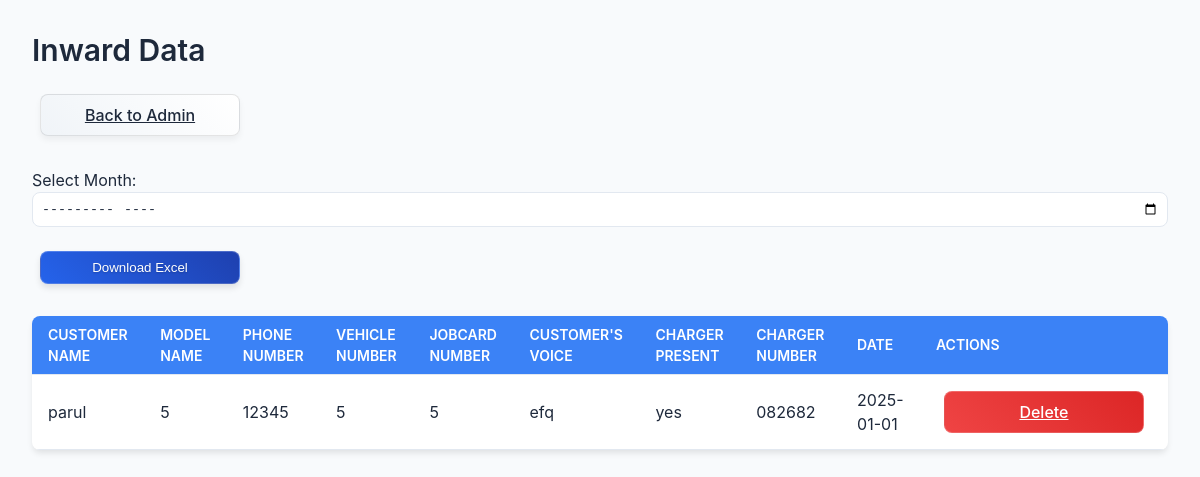
The app's page /inward_admin, older data.
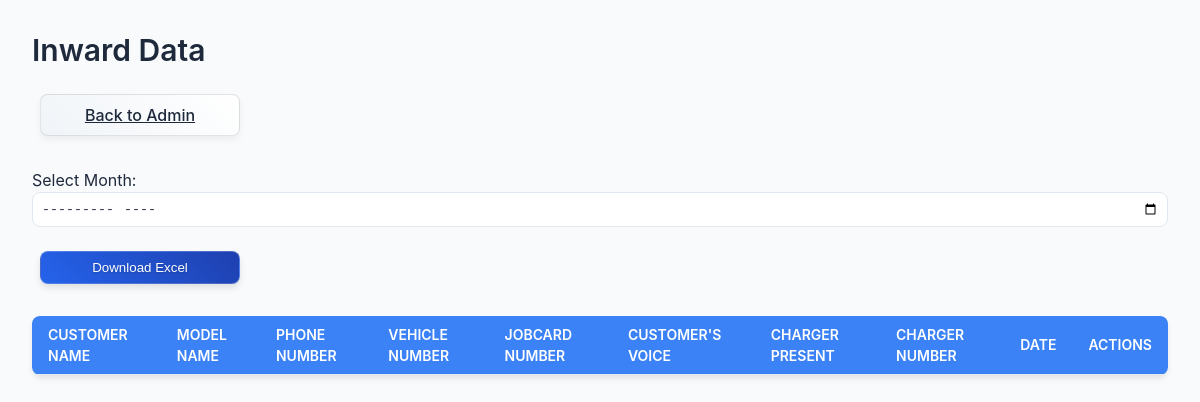
The same page, newer data.
### app.py (models this page shows, shortened)
class Inward(db.Model):
    id = db.Column(db.Integer, primary_key=True)
    customer_name = db.Column(db.String(100), nullable=False)
    model_name = db.Column(db.String(100), nullable=False)
    phone_number = db.Column(db.String(15), nullable=False)
    vehicle_number = db.Column(db.String(20), nullable=False)
    jobcard_number = db.Column(db.String(50), nullable=False)
    customers_voice = db.Column(db.String(500), nullable=False)
    charger_present = db.Column(db.String(5), nullable=False)
    charger_number = db.Column(db.String(50))
    date = db.Column(db.String(20), nullable=False)

### app.py (the view)
@app.route('/inward_admin')
def inward_admin():
    inwards = Inward.query.all()  # Fetch all inward records from the database
    return render_template('inward_admin.html', inwards=inwards, datetime=datetime)

### templates/inward_admin.html (shortened to what this page needs)
<!DOCTYPE html>
<html>
<head>
    <link rel="stylesheet" href="{{ url_for('static', filename='style.css') }}">
</head>
<body>
    <h2>Inward Data</h2>
    <div class="admin-nav mb-4">
        <a href="{{ url_for('admin') }}" class="btn btn-secondary slide-in">Back to Admin</a>
    </div>
    <div class="download-form mb-4">
        <form method="get" action="{{ url_for('download_inward_data') }}" class="form-inline">
            <div class="form-group mr-2">
                <label for="month" class="mr-2">Select Month:</label>
                <input type="month" id="month" name="month" class="form-control">
            </div>
            <button type="submit" class="btn btn-primary">Download Excel</button>
        </form>
    </div>
    <table class="w-full border-collapse">
        <thead>
            <tr class="bg-gray-200">
                <th>Customer Name</th>
                <th>Model Name</th>
                <th>Phone Number</th>
                <th>Vehicle Number</th>
                <th>Jobcard Number</th>
                <th>Customer's Voice</th>
                <th>Charger Present</th>
                <th>Charger Number</th>
                <th>Date</th>
                <th>Actions</th>
            </tr>
        </thead>
        <tbody>
            {% for inward in inwards %}
            <tr class="hover:bg-gray-50 {% if loop.index % 2 == 0 %}bg-gray-100{% endif %}">
                <td>{{ inward.customer_name }}</td>
                <td>{{ inward.model_name }}</td>
                <td>{{ inward.phone_number }}</td>
                <td>{{ inward.vehicle_number }}</td>
                <td>{{ inward.jobcard_number }}</td>
                <td>{{ inward.customers_voice }}</td>
                <td>{{ inward.charger_present }}</td>
                <td>{{ inward.charger_number }}</td>
                <td>{{ inward.date }}</td>
                <td>
                    <a href="{{ url_for('delete_inward', inward_id=inward.id) }}" class="btn btn-delete" onclick="return confirm('Are you sure?')">Delete</a>
                </td>
            </tr>
            {% endfor %}
        </tbody>
    </table>
</body>
</html>

### static/style.css (style rules this page uses)
:root { --primary-color: #3b82f6; --secondary-color: #1d4ed8; --accent-color: #93c5fd; --background-color: #f8fafc; --surface-color: #ffffff; --text-color: #1e293b; --text-light: #64748b; --success-color: #10b981; --error-color: #ef4444; --font-family: 'Inter', system-ui, -apple-system, sans-serif; --font-size-base: 1rem; --line-height: 1.5; --space-xs: 0.25rem; --space-sm: 0.5rem; --space-md: 1rem; --space-lg: 1.5rem; --space-xl: 2rem; --shadow-sm: 0 1px 2px 0 rgba(0, 0, 0, 0.05); --shadow-md: 0 4px 6px -1px rgba(0, 0, 0, 0.1); --shadow-lg: 0 10px 15px -3px rgba(0, 0, 0, 0.1); --border-radius: 0.5rem; --border-width: 1px; --border-color: #e2e8f0; --transition-speed: 0.2s; --transition-easing: ease-in-out; }
* { box-sizing: border-box; margin: 0; padding: 0; }
html { font-size: 16px; scroll-behavior: smooth; }
body { font-family: var(--font-family); font-size: var(--font-size-base); line-height: var(--line-height); color: var(--text-color); background-color: var(--background-color); min-height: 100vh; padding: var(--space-xl); }
h1, h2, h3 { font-weight: 600; line-height: 1.25; margin-bottom: var(--space-md); }
h2 { font-size: 1.875rem; }
.form-group { margin-bottom: var(--space-md); }
.form-control { width: 100%; padding: var(--space-sm); border: var(--border-width) solid #e2e8f0; border-radius: var(--border-radius); background-color: #ffffff; color: var(--text-color); transition: all var(--transition-speed) var(--transition-easing); }
.btn { display: inline-flex; align-items: center; justify-content: center; padding: var(--space-sm) var(--space-md); border-radius: var(--border-radius); border: none; font-weight: 500; cursor: pointer; transition: all var(--transition-speed) var(--transition-easing); }
.btn-primary { background-color: var(--primary-color); color: white; }
.btn-secondary { background-color: var(--surface-color); border: var(--border-width) solid var(--border-color); color: var(--text-color); }
.slide-in { animation: slideIn 0.8s ease-out; }
.btn { transition: all 0.3s ease; min-width: 200px; margin: 0.5rem; position: relative; overflow: hidden; }
.admin-nav { display: flex; gap: 1rem; margin-bottom: 2rem; }
table { width: 100%; border-collapse: collapse; margin: 1rem 0; background-color: white; box-shadow: 0 4px 6px -1px rgba(0, 0, 0, 0.1); border-radius: 0.5rem; overflow: hidden; }
th, td { padding: 0.75rem 1rem; text-align: left; border-bottom: 1px solid #e2e8f0; }
th { background-color: #3b82f6; color: white; font-weight: 600; text-transform: uppercase; font-size: 0.875rem; }
.btn-primary { background: linear-gradient(45deg, #2563eb, #1e40af); box-shadow: 0 4px 6px rgba(0, 0, 0, 0.1); border: 1px solid rgba(255, 255, 255, 0.2); color: white; text-shadow: 0 1px 2px rgba(0, 0, 0, 0.2); }
.btn-secondary { background: linear-gradient(45deg, #f0f4f8, #ffffff); border: 1px solid rgba(0, 0, 0, 0.1); box-shadow: 0 4px 6px rgba(0, 0, 0, 0.05); color: #1e293b; }
table { width: 100%; border-collapse: collapse; margin: var(--space-md) 0; background-color: var(--surface-color); box-shadow: var(--shadow-md); border-radius: var(--border-radius); overflow: hidden; }
th, td { padding: var(--space-sm) var(--space-md); text-align: left; border-bottom: var(--border-width) solid var(--border-color); }
th { background-color: var(--primary-color); color: white; font-weight: 600; text-transform: uppercase; font-size: 0.875rem; }
.mb-4 { margin-bottom: var(--space-lg); }

Row changes from the older to the newer data that the page shows:
removed Inward: customer_name "parul", model_name "5", phone_number "12345", vehicle_number "5", jobcard_number "5", customers_voice "efq", charger_present "yes", charger_number "082682", date "2025-01-01"
